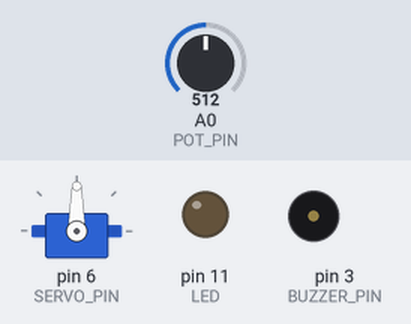
A sketch run on a simulated Arduino Uno, built with avr-gcc and run on an emulated ATmega328P. Shown: servo, output pins drawn as LEDs (lit = HIGH), buzzer (waves = sounding, pin HIGH). Inputs (shaded band) come from the test bench; at power-on: A0 (POT_PIN) = 512. What the sketch prints to the serial monitor is not drawn.

Above: at 1.2 s.
1.3 s: A0 (POT_PIN) set to 390
At 2.3 s:
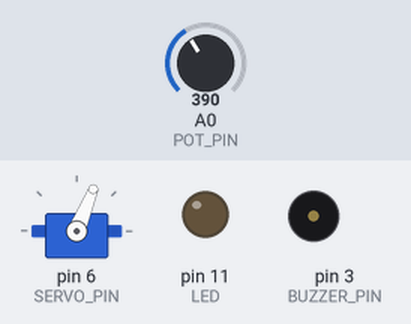
2.8 s: A0 (POT_PIN) set to 306
At 3.4 s:
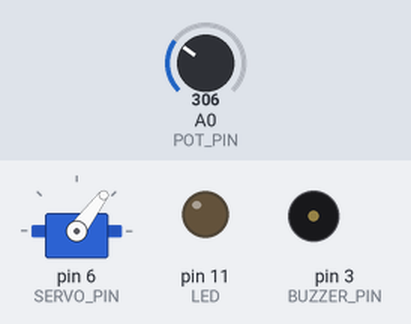
4.3 s: A0 (POT_PIN) set to 122
At 5.5 s:
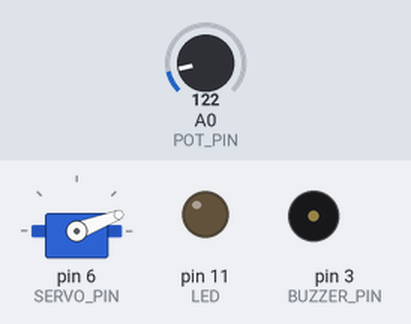
5.8 s: A0 (POT_PIN) set to 0
At 6.9 s:
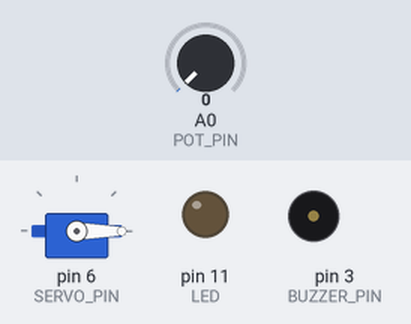
7.3 s: A0 (POT_PIN) set to 716
At 8.0 s:
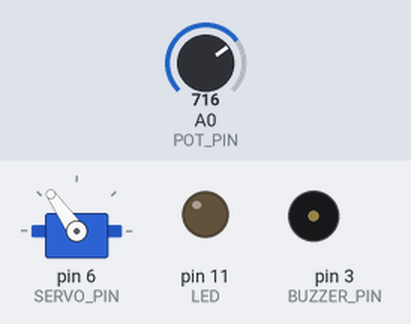
Timing chart, 0 to 9.8 s (numbered marks = the images above; inputs shaded):
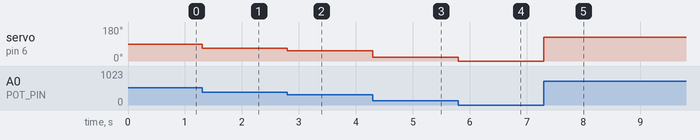

The sketch:

sketch_mar1a.ino
```cpp
#include <NewPing.h>
#include <Wire.h>
#include <Adafruit_SSD1306.h>
#include <Adafruit_GFX.h>
#include <Servo.h>

#define LED 11
#define BUTTON 12
#define SERVO_PIN 6
#define POT_PIN A0
#define ULTRASONIC_TRIGGER 9
#define ULTRASONIC_ECHO 10
#define BUZZER_PIN 3

int max_ultrasonic_distance_cm = 400;
NewPing sonar(ULTRASONIC_TRIGGER, ULTRASONIC_ECHO, max_ultrasonic_distance_cm);

Servo servo;

void setup() {
  // put your setup code here, to
  pinMode(LED, OUTPUT);
  pinMode(BUTTON,INPUT_PULLUP);
  pinMode(POT_PIN, INPUT);
  pinMode(BUZZER_PIN,OUTPUT);
  Serial.begin(9600);
  Serial.println("Serial monitor starting...");
  servo.attach(SERVO_PIN);
  servo.write(0);
  // buzz();
  // digitalWrite(BUZZER_PIN,HIGH);
  // delay(1000);
  // digitalWrite(BUZZER_PIN,LOW);
}

void potentioServo() {
  int pot_value = analogRead(POT_PIN);
  int servoMovement = map(pot_value,0,1023,0,180);
  servo.write(servoMovement);
  // Serial.println(brightness);
}

void readUltraSensor() {
  int ultraDistance_cm = sonar.ping_cm();
  Serial.println(ultraDistance_cm);
}

void loop() {
  // fade_led();
  potentioServo();
  // readUltraSensor();
}

void buzz() {
  digitalWrite(BUZZER_PIN, HIGH);
  delay(1);
  digitalWrite(BUZZER_PIN,LOW);
}
```

Measured:
- after the input at 1.3 s, servo on pin 6 (SERVO_PIN): 90° → 68° at once
- after the input at 2.8 s, servo on pin 6 (SERVO_PIN): 68° → 53° at once
- after the input at 4.3 s, servo on pin 6 (SERVO_PIN): 53° → 21° at once
- after the input at 5.8 s, servo on pin 6 (SERVO_PIN): 21° → 0° at once
- after the input at 7.3 s, servo on pin 6 (SERVO_PIN): 0° → 125° at once
